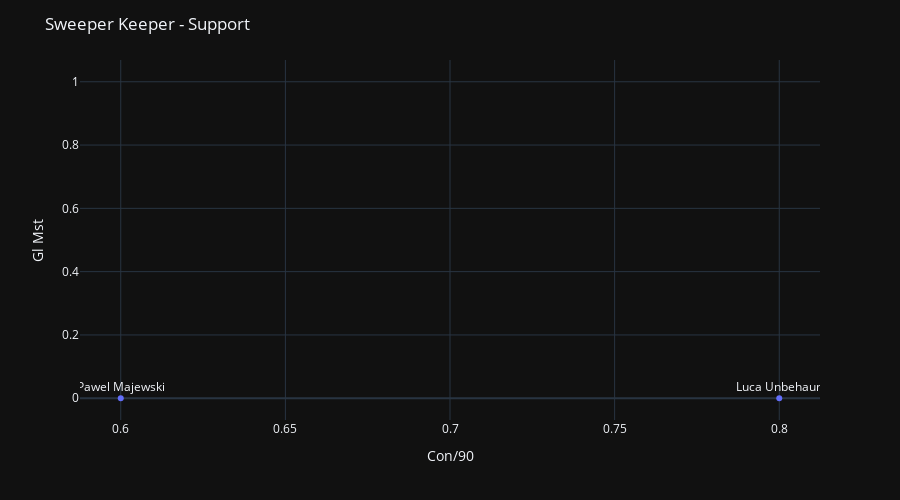

The notebook cell this image was saved under:
### Code cell
fig = px.scatter(df1, x="Con/90", y="Gl Mst", text="Name", log_x=False, size_max=60)
fig.update_traces(textposition='top center')
fig.update_layout(
    height=500,
   )
for template in ["plotly_dark"]:
    fig.update_layout(template=template, title="Sweeper Keeper - Support")
fig.show()

### Figure 1 — Plotly figure (JSON) as saved in the notebook; plotly's stock layout.template omitted (floating-point values rounded to 4 significant figures)
{"data": [{"hovertemplate": "Con/90=%{x}<br>Gl Mst=%{y}<br>Name=%{text}<extra></extra>", "legendgroup": "", "marker": {"color": "#636efa", "symbol": "circle"}, "mode": "markers+text", "name": "", "showlegend": false, "text": ["Luca Unbehaun", "Mert GÃ¶ckan", "Leon Vogel", "Sven Bender", "Efkan Bekiroglu", "Oliver Kragl", "Mike Fitzner", "Lucas Deaux", "Gary Medel", "Julian Schwermann", "Franck Evina", "Marco Hiller", "Noel Niemann", "Abdoulaye Niang", "Marvin Jung", "Gabriel Isik", "Shawn Hery", "Leon Klassen", "Fabian Greilinger", "Petr Dvorak", "Marko Basic", "Peter KÃ¶ster", "Rene Strehmel", "Sefer AygÃ¼n", "Ben SchÃ¤fer", "Andreas Ahlm", "Pawel Majewski", "Felix Abeln", "Sebastian Drichel", "David Hyam", "JosÃ© Batista", "Tobias Paula", "Fabian Feldhaus", "Martin MÃ¸rk", "Mahmut KoÃ§", "Markus Bahr", "Michael Benecke", "Peter Eze", "Christoph Sailer", "Tobias Riegger-Zingerle", "Daniel Haller", "NÃ©lson Ferreira"], "textposition": "top center", "type": "scatter", "x": ["0.80", "-", "-", "-", "-", "-", "-", "-", "-", "-", "-", "-", "-", "-", "-", "-", "-", "-", "-", "-", "-", "-", "-", "-", "-", "-", "0.60", "-", "-", "-", "-", "-", "-", "-", "-", "-", "-", "-", "-", "-", "-", "-"], "xaxis": "x", "y": ["0", "0", "-", "1", "0", "0", "0", "0", "0", "0", "0", "-", "0", "0", "0", "0", "0", "0", "0", "-", "-", "0", "-", "0", "-", "-", "0", "-", "-", "-", "-", "-", "-", "-", "-", "-", "-", "-", "-", "-", "-", "-"], "yaxis": "y"}], "layout": {"height": 500, "legend": {"tracegroupgap": 0}, "margin": {"t": 60}, "title": {"text": "Sweeper Keeper - Support"}, "xaxis": {"anchor": "y", "domain": [0, 1], "title": {"text": "Con/90"}}, "yaxis": {"anchor": "x", "domain": [0, 1], "title": {"text": "Gl Mst"}}}}
